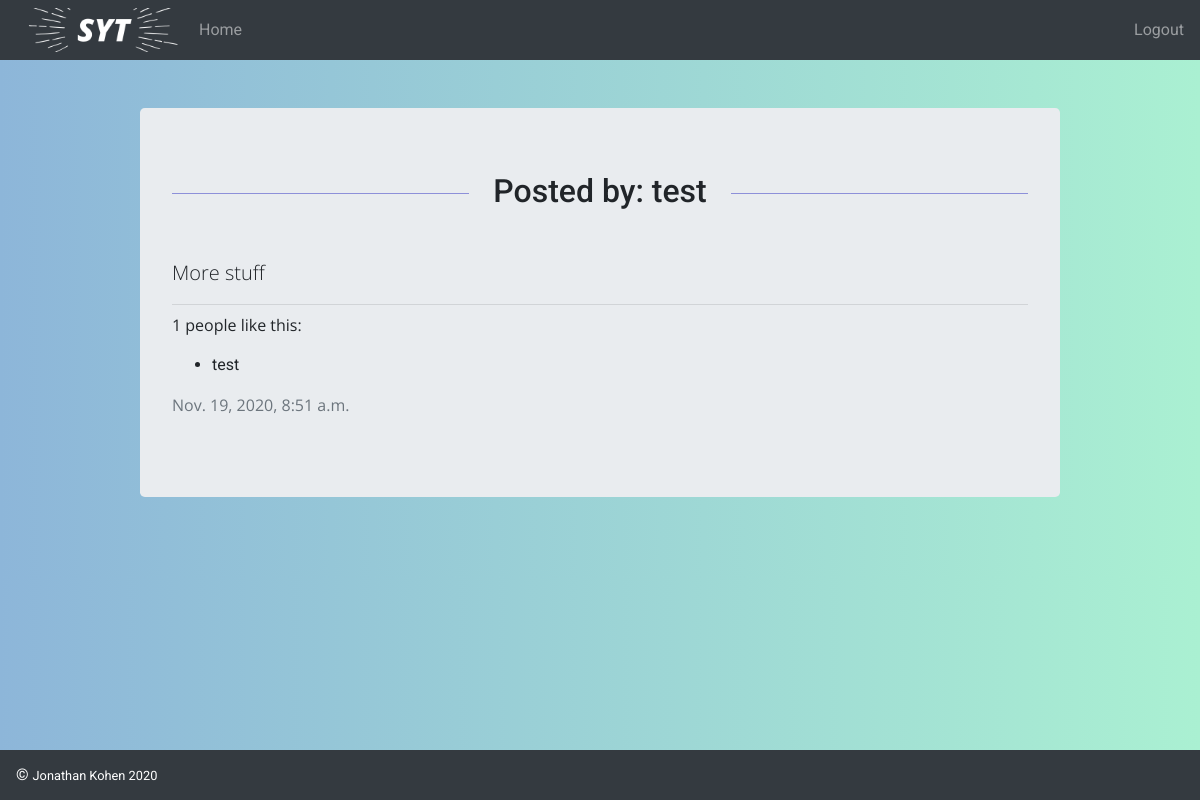
/posts/7, run on the app's committed database.
### social_network/models.py (models this page shows)
class Post(models.Model):
    content = models.TextField()
    uploader = models.ForeignKey(User, related_name = "posts_uploaded", on_delete = models.CASCADE)
    likes = models.ManyToManyField(User, related_name = "posts_liked")
    created_at = models.DateTimeField(auto_now_add = True)
    updated_at = models.DateTimeField(auto_now = True)
    objects = PostManager()

class User(models.Model):
    first_name = models.CharField(max_length=255)
    last_name = models.CharField(max_length=255)
    email = models.CharField(max_length=255)
    password = models.CharField(max_length=255)
    created_at = models.DateTimeField(auto_now_add = True)
    updated_at = models.DateTimeField(auto_now = True)
    objects = UserManager()

### social_network/views.py (the view)
# urls.py: path('posts/<int:post_id>', views.show),
def show(req, post_id):
    context = {
        "post_object": Post.objects.get(id = post_id)
    }
    return render(req, "show.html", context)

### social_network/templates/show.html (shortened to what this page needs)
<!DOCTYPE html>
<html lang="en">
    <head>
        <link
            rel="stylesheet"
            href="https://stackpath.bootstrapcdn.com/bootstrap/4.5.2/css/bootstrap.min.css"
        />
        {% load static %}
        <link
            rel="stylesheet"
            type="text/css"
            href="{% static 'css/styles.css' %}"
        />
        {% load static %}
    </head>
    <header>
        <nav class="navbar navbar-expand-lg navbar-dark bg-dark">
            {% load static %}
            <img
                src="{% static 'images/navbar_logo.png' %}"
                alt="Logo"
                class="navbar_logo"
            />
            <div class="collapse navbar-collapse" id="navbarSupportedContent">
                <ul class="navbar-nav mr-auto">
                    <li class="nav-item">
                        <a class="nav-link" href="/home">Home</a>
                    </li>
                </ul>
                <a id="logout" href="/logout">Logout</a>
            </div>
        </nav>
    </header>
    <body>
        <div class="container">
            <div class="row my-5">
                <div class="col-lg-10 mx-auto">
                    <div class="jumbotron">
                        <h2 class="mb-5">
                            Posted by: {{post_object.uploader.first_name}}
                        </h2>
                        <p class="lead">{{post_object.content}}</p>
                        <hr class="my-2" />
                        <p>{{post_object.likes.all.count}} people like this:</p>
                        <ul>
                            {% for user_object in post_object.likes.all %}
                            <li>{{user_object.first_name}}</li>
                            {% endfor %}
                        </ul>
                        <p class="text-muted">{{post_object.created_at}}</p>
                    </div>
                </div>
            </div>
        </div>
        <footer>
            <nav class="navbar fixed-bottom navbar-dark bg-dark">
                <a class="navbar-brand" href="https://github.com/jonathankohen"
                    >&copy; <small>Jonathan Kohen 2020</small></a
                >
            </nav>
        </footer>
    </body>
</html>

### social_network/static/css/styles.css (style rules this page uses)
:root { --blue: #8db6d9; --mint: #aaf0d2; --purple: #8d90d9; --dark-purple: #7575d0; --text-shadow: 0px 2px 1px rgba(0, 0, 0, 0.4), 0px 2px 3px rgba(0, 0, 0, 0.1), 0px 6px 8px rgba(0, 0, 0, 0.1); }
body { font-family: 'Roboto', sans-serif; background: linear-gradient(to right, var(--blue), var(--mint)); }
.navbar-brand { font-size: medium; }
.navbar_logo { width: 175px; }
#logout { color: rgba(255, 255, 255, 0.5); display: block; padding: 0.5rem 0rem; }
h2 { overflow: hidden; text-align: center; }
h2:before, h2:after { background-color: var(--purple); content: ''; display: inline-block; height: 1px; position: relative; vertical-align: middle; width: 50%; }
h2:before { right: 0.5em; margin-left: -50%; }
h2:after { left: 0.5em; margin-right: -50%; }
p { font-family: 'Open Sans', sans-serif; }

### data on the page
Post: uploader.first_name "test", content "More stuff", likes.all.count "1", created_at "Nov. 19, 2020, 8:51 a.m."
User: first_name "test"
